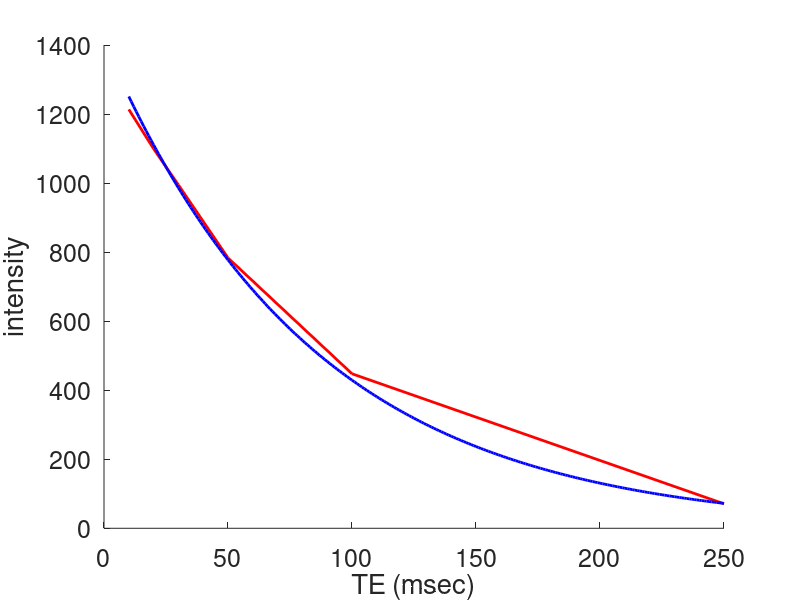
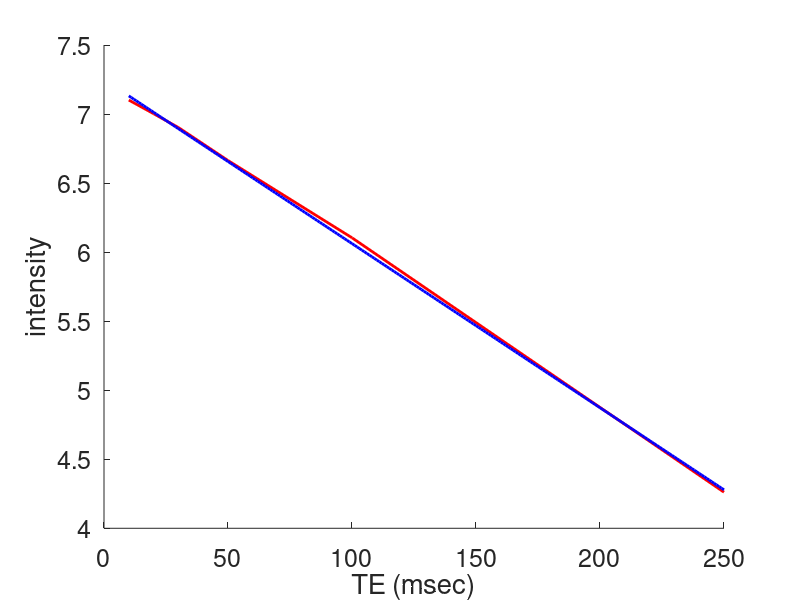
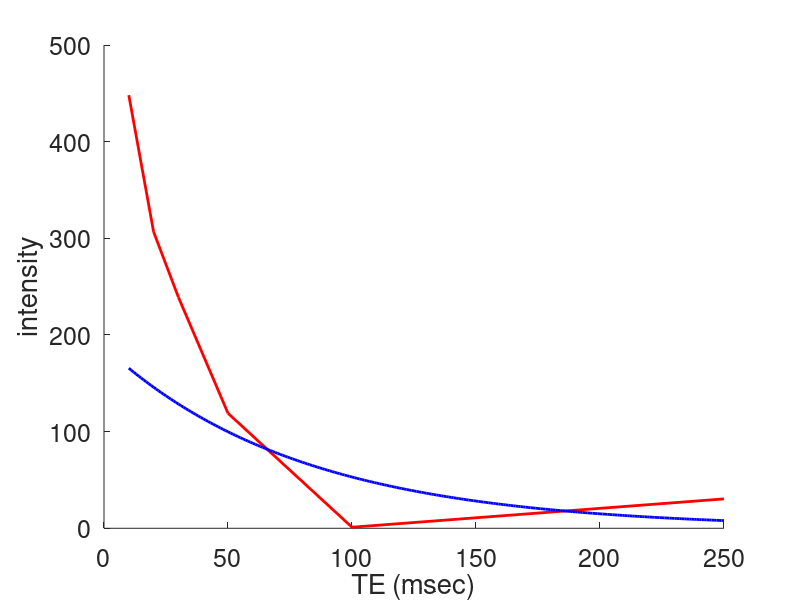
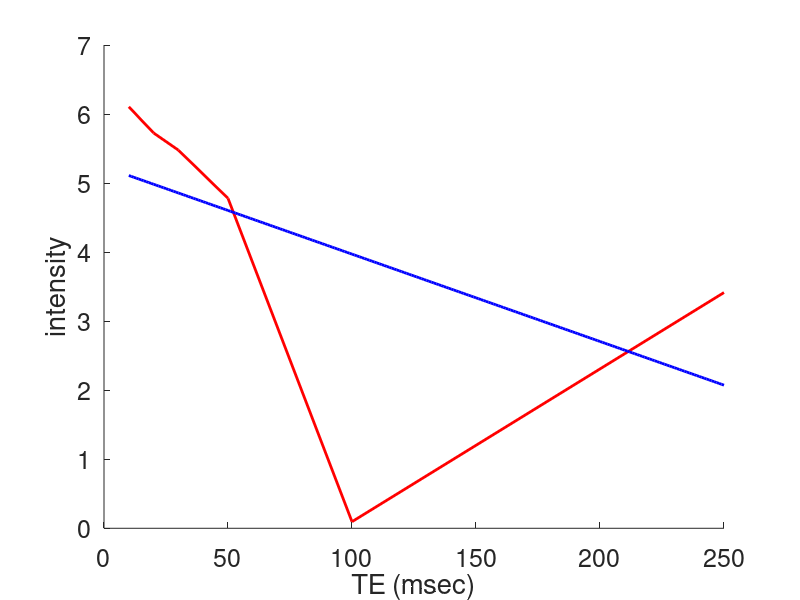

The MATLAB script that drew these images, in order: (Note: this script raises an error after producing the figures.)
%Code for generating figures in HW2
%Jake Bergquist
%Fall 2019
%Q2
C2 = exp(-5/5);
C1 = 5*(1-C2);
alps = [0:.01:3.14];
Mzs = C1*sin(alps)./(1-C2*cos(alps));
figure(1);clf();plot(alps,Mzs,'linewidth',2);hold on;
scatter(pi/2,C1*sin(pi/2)/(1-C2*cos(pi/2)),'ro');
scatter(acos(C2),C1*sin(acos(C2))/(1-C2*cos(acos(C2))),'bo');
ylabel('Observed M_z');
xlabel('Aplha Values');
set(gca,'fontsize',18)
%Q4

TE = [10 20 30 50 100 250];
tumor = [1213.4 1099.3 994.7 783.2 447.6 70.9];
background = [448.1 306.7 239.1 119.0 1.1 30.4];

%Fit the tumor unknowns
coeffs_tumor = polyfit(TE,log(tumor),1);
T2_tumor = -1/coeffs_tumor(1);
IndependedntIntensity_Tumor = exp(coeffs_tumor(2));
%visualize both linearlize dand original
figure(1);clf();hold on;plot(TE,tumor,'r','linewidth',2);
plot([10:1:250],IndependedntIntensity_Tumor*exp(-[10:1:250]/T2_tumor),'b','linewidth',2)
xlabel('TE (msec)');ylabel('intensity');set(gca,'fontsize',18);
figure(2);clf();hold on;plot(TE,log(tumor),'r','linewidth',2);
plot([10:1:250],coeffs_tumor(1).*[10:1:250]+coeffs_tumor(2),'b','linewidth',2);
xlabel('TE (msec)');ylabel('intensity');set(gca,'fontsize',18);

%Fit for background
coeffs_background = polyfit(TE,log(background),1);

T2_background = -1/coeffs_background(1);
IndependedntIntensity_background = exp(coeffs_background(2));
%visualize both linearlize dand original
figure(3);clf();hold on;plot(TE,background,'r','linewidth',2);
plot([10:1:250],IndependedntIntensity_background*exp(-[10:1:250]/T2_background),'b','linewidth',2)
xlabel('TE (msec)');ylabel('intensity');set(gca,'fontsize',18);
figure(4);clf();hold on;plot(TE,log(background),'r','linewidth',2);
plot([10:1:250],coeffs_background(1).*[10:1:250]+coeffs_background(2),'b','linewidth',2);
xlabel('TE (msec)');ylabel('intensity');set(gca,'fontsize',18);


%Q5
TI = [50 100 200 400 800 1600];
tissue1 = [-889 -684 -461 99.4 385 780];
tissue2 = [-261 -217 -108 118 254 339];

objFunc_tiss1 = @(param) LongMagIntensity(TI,tissue1,param);
optParams_tiss1 = fminsearch(objFunc_tiss1,[100,100]);
figure(1);clf();hold on;
plot(TI,tissue1,'r','linewidth',2);
plot([50:1600],optParams_tiss1(1).*(1-2*exp(-[50:1600]/optParams_tiss1(2))),'b','linewidth',2);
xlabel('TI (msec)');ylabel('intensity');set(gca,'fontsize',18);

objFunc_tiss2 = @(param) LongMagIntensity(TI,tissue2,param);
optParams_tiss2 = fminsearch(objFunc_tiss2,[100,100]);
figure(2);clf();hold on;
plot(TI,tissue2,'r','linewidth',2);
plot([50:1600],optParams_tiss2(1).*(1-2*exp(-[50:1600]/optParams_tiss2(2))),'b','linewidth',2);
xlabel('TI (msec)');ylabel('intensity');set(gca,'fontsize',18);

function cost = LongMagIntensity(TI,m,param)
    M0 = param(1);
    T1 = param(2);
    cost = sum((m - M0 * (1 - 2*exp(-TI/T1))).^2);

end


function [cost,T1,M0] = FitParameters(TI,m,M0eps,T1eps)

M0_initial = 0;
T1_initial = 0;
M0 = 0;
T1 = 0;

for i = 1:1000
    
    c2 = (1-2*exp(-TI/T1));
    M0 = M0 - M0eps * (2*m/c2);
    
    c3 = m - M0;
    T1 = T1 - T1eps*(TI/log((c3.*M0.*TI)/(2.*m.*TI)));
    
    cost(i) = sum(m - M0*(1-2*exp(-TI/T1)));
    
    
end


end